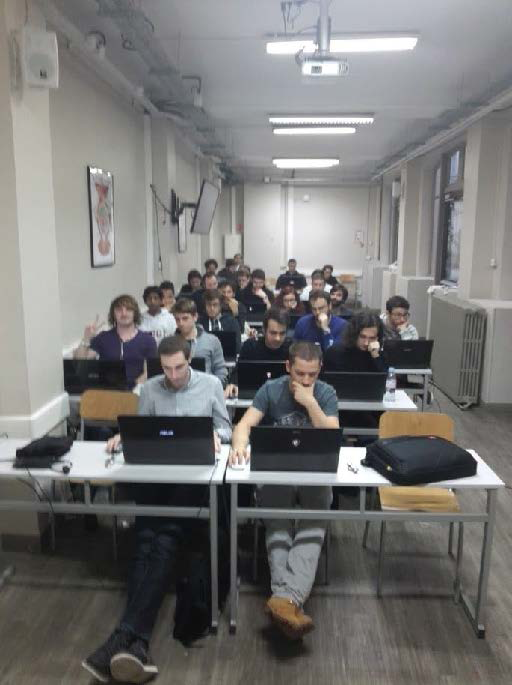
//> input picture ComputerVision-openCV/Disparity/resources/disparity-01-left.png, 512 x 685 px
$ ./Disparity   (built with g++ and OpenCV 4)
//> lines starting //> are read from the running program, lines starting //| are printed output that depends on the picture; after the words box and inside, x2 and y2 are one past the last pixel; in counts of white or black regions, pixels touching at a corner belong together
### ComputerVision-openCV/Disparity/ComputerVision.h
#pragma once
#include <opencv2/opencv.hpp>

class ComputerVision
{
public:
    ComputerVision();
    void findMatchings(cv::Mat* const iA, cv::Mat* const iB, std::vector<cv::Point2f>* pA, std::vector<cv::Point2f>* pB) const;
    void displayMatchings(cv::Mat* const iA, cv::Mat* const iB, std::vector<cv::Point2f>* pA, std::vector<cv::Point2f>* pB, bool compare) const;
    void rectify(cv::Mat* const iA, cv::Mat* const iB, std::vector<cv::Point2f>* const pA, std::vector<cv::Point2f>* const pB, cv::Mat* outA, cv::Mat* outB) const;

    cv::Scalar lineColor;
private:
    void drawlines(cv::Mat* image, std::vector<cv::Point2f>* const  pA, std::vector<cv::Point2f>* const  pB) const;
};

### ComputerVision-openCV/Disparity/ComputerVision.cpp
#include "ComputerVision.h"

using namespace cv;

ComputerVision::ComputerVision() : lineColor(255,0,0)
{
}

void ComputerVision::findMatchings(cv::Mat* iA, cv::Mat* iB, std::vector<cv::Point2f>* pA, std::vector<cv::Point2f>* pB) const
{
	std::vector<cv::Point2f> tempPA;
	std::vector<cv::Point2f> tempPB;
	cv::Mat imageLeft;
	cv::Mat imageRight;
	cv::cvtColor(*iA, imageLeft, cv::COLOR_BGR2GRAY);
	cv::cvtColor(*iB, imageRight, cv::COLOR_BGR2GRAY);
	cv::goodFeaturesToTrack(imageLeft, tempPA, 3000, 0.05, 25);
	std::vector<uchar> status;
	std::vector<float> err;
	cv::calcOpticalFlowPyrLK(imageLeft, imageRight, tempPA, tempPB,status, err);

	for (int i = 0; i < status.size(); ++i) {
		uchar currentStatus = status[i];
		if (currentStatus == 1) {
			pA->push_back(tempPA[i]);
			pB->push_back(tempPB[i]);
		}
	}

}

void ComputerVision::displayMatchings(cv::Mat* iA, cv::Mat* iB, std::vector<cv::Point2f>* pA, std::vector<cv::Point2f>* pB, bool compare) const
{
	cv::Mat result;
	if (compare) {//Mode de comparaison
		cv::hconcat(*iA, *iB, result);
		std::vector<cv::Point2f> temppB;
		int iAWidth = iA->cols;
		for (int i = 0; i < pB->size(); ++i) {
			temppB.push_back(cv::Point2f((*pB)[i].x + iAWidth, (*pB)[i].y));
		}
		drawlines(&result, pA, &temppB);//tracage des lignes
	}else {//Mode de supperposition sur l'image d'origine
		iA->copyTo(result);
		drawlines(&result, pA, pB);//tracage des lignes
	}

	std::string disparityLines = "Disparity lines";
	cv::namedWindow(disparityLines);
	cv::imshow(disparityLines, result);
}

void ComputerVision::rectify(cv::Mat* iA, cv::Mat* iB, std::vector<cv::Point2f>* pA, std::vector<cv::Point2f>* pB, cv::Mat* outA, cv::Mat* outB) const
{
	cv::Mat fundamentalMatrix = cv::findFundamentalMat(*pA, *pB);//calcul de la matrice fondamentale
	cv::Mat h1;
	cv::Mat h2;
	cv::stereoRectifyUncalibrated(*pA, *pB, fundamentalMatrix, iA->size(), h1, h2);//calcul des matrices de rectification
	cv::warpPerspective(*iA, *outA, h1, iA->size());
	cv::warpPerspective(*iB, *outB, h2, iB->size());
}

// [25 lines left out: function computeDisparity, not called in this run]

void ComputerVision::drawlines(cv::Mat* image, std::vector<cv::Point2f>* const pA, std::vector<cv::Point2f>* const pB) const
{
	for (int i = 0; i < pA->size(); ++i) {
		cv::line(*image, (*pA)[i], (*pB)[i], lineColor, 1);
	}
}

### ComputerVision-openCV/Disparity/Disparity.cpp
// Disparity.cpp : This file contains the 'main' function. Program execution begins and ends there.
//
#include <opencv2/opencv.hpp>
#include "ComputerVision.h"

#include <iostream>
#include <string>

using namespace cv;
using namespace std;

int main(int argc, char** argv)
{
	ComputerVision CVengine;


	// Chargement des images
	Mat lImage = imread("./resources/disparity-01-left.png", 1);
//> lImage is the input picture: 685 rows x 512 cols, CV_8UC3; mean B, G, R 116.3, 117.5, 118.3
	Mat rImage = imread("./resources/disparity-01-right.png", 1);
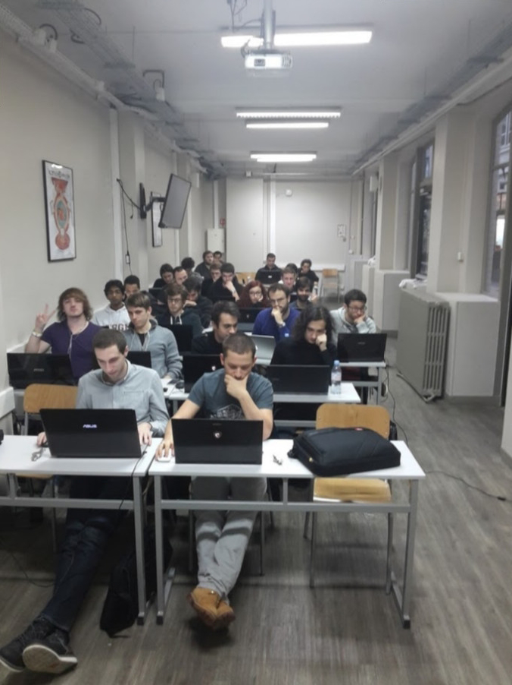
//> input picture ComputerVision-openCV/Disparity/resources/disparity-01-right.png, 512 x 685 px
//> rImage is the input picture: 685 rows x 512 cols, CV_8UC3; mean B, G, R 113.3, 114.3, 115.1

	if (lImage.empty() || rImage.empty()) // On test si nos deux images ont bien été trouvées et lue correctement
	{
		cout << "Could not open or find the image" << endl;
		system("pause");
		return -1;
	}

	//on cherche les points en commun
	std::vector<cv::Point2f> pointsInLeftImage;
	std::vector<cv::Point2f> pointsInRightImage;
	CVengine.findMatchings(&lImage, &rImage, &pointsInLeftImage, &pointsInRightImage);
//> in findMatchings, `cv::cvtColor(*iA, imageLeft, cv::COLOR_BGR2GRAY);`:
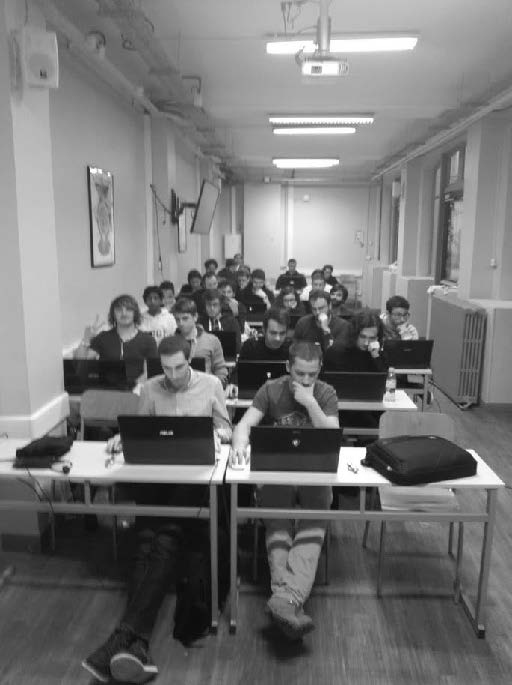
//> imageLeft: 685 rows x 512 cols, CV_8UC1; min 7, max 255, mean 117.6
//> in findMatchings, `cv::cvtColor(*iB, imageRight, cv::COLOR_BGR2GRAY);`:
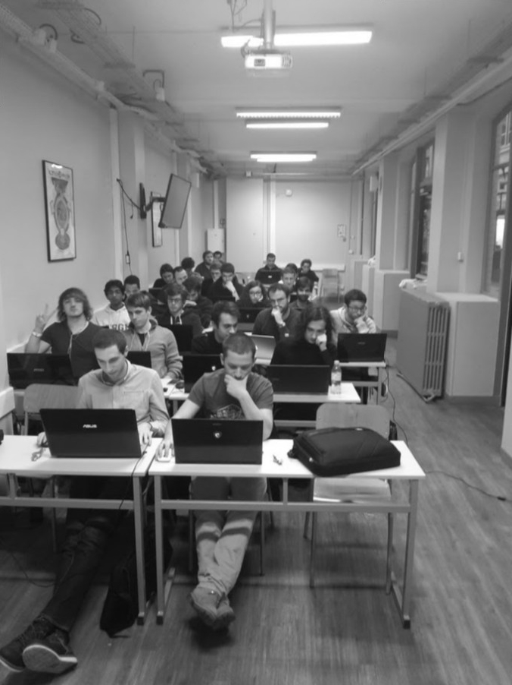
//> imageRight: 685 rows x 512 cols, CV_8UC1; min 11, max 255, mean 114.4
//> in findMatchings, `cv::goodFeaturesToTrack(imageLeft, tempPA, 3000, 0.05, 25);`: tempPA = 103 Points (x, y), first 12: [210, 330], [269, 373], [365, 448], [331, 287], [338, 427], [242, 341], [221, 443], [388, 466], [224, 390], [250, 309], [382, 349], [91, 168]
//> in findMatchings, `cv::calcOpticalFlowPyrLK(imageLeft, imageRight, tempPA, tempPB,status,..`: tempPB = 103 Points (x, y), first 12: [163.1, 323.4], [260.9, 375.8], [409.7, 442], [273, 276.8], [391.5, 419.6], [274.7, 318.3], [269.6, 436.2], [392.2, 469.4], [250.7, 399.1], [206.8, 304], [329.4, 342.3], [46.58, 163.4]; status = 103 values, max 1 at index 0, min 0 at index 20, mean 0.922; err = 103 values, max 105 at index 25, min 0 at index 20, mean 22.98
//> the loop in findMatchings, `for (int i = 0; i < status.size(); ++i)` made 103 passes
//> currentStatus on passes 1 to 12: 1, 1, 1, 1, 1, 1, 1, 1, 1, 1, 1, 1
//> pointsInLeftImage = 95 Points (x, y), first 12: [210, 330], [269, 373], [365, 448], [331, 287], [338, 427], [242, 341], [221, 443], [388, 466], [224, 390], [250, 309], [382, 349], [91, 168]; pointsInRightImage = 95 Points (x, y), first 12: [163.1, 323.4], [260.9, 375.8], [409.7, 442], [273, 276.8], [391.5, 419.6], [274.7, 318.3], [269.6, 436.2], [392.2, 469.4], [250.7, 399.1], [206.8, 304], [329.4, 342.3], [46.58, 163.4]

	//on affiche ces points
	CVengine.displayMatchings(&lImage, &rImage, &pointsInLeftImage, &pointsInRightImage,true);
//> in displayMatchings, `cv::hconcat(*iA, *iB, result);`:
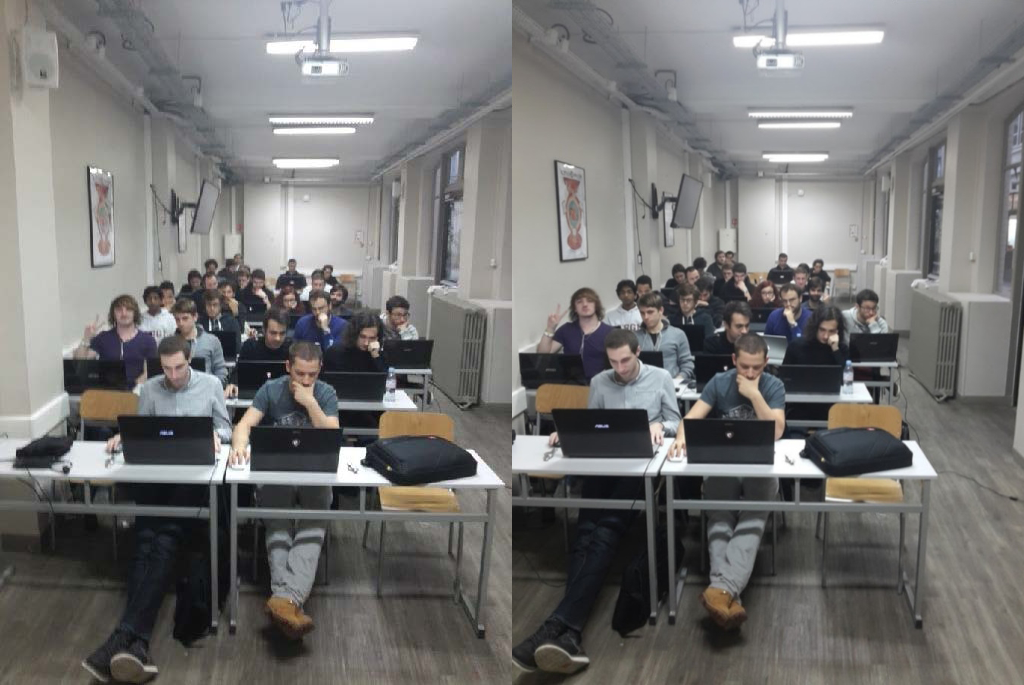
//> result: 685 rows x 1024 cols, CV_8UC3; mean B, G, R 114.8, 115.9, 116.7
//> the loop in displayMatchings, `for (int i = 0; i < pB->size(); ++i)` made 95 passes
//> after the loop in displayMatchings, `for (int i = 0; i < pB->size(); ++i)`: temppB = 95 Points (x, y), first 12: [675, 323.4], [773, 375.8], [921.7, 442], [785, 276.8], [903.5, 419.6], [786.7, 318.3], [781.6, 436.2], [904.2, 469.4], [762.7, 399.1], [718.8, 304], [841.4, 342.3], [558.6, 163.4]
//> the loop in drawlines, `for (int i = 0; i < pA->size(); ++i)` made 95 passes
//> after the loop in drawlines, `for (int i = 0; i < pA->size(); ++i)`:
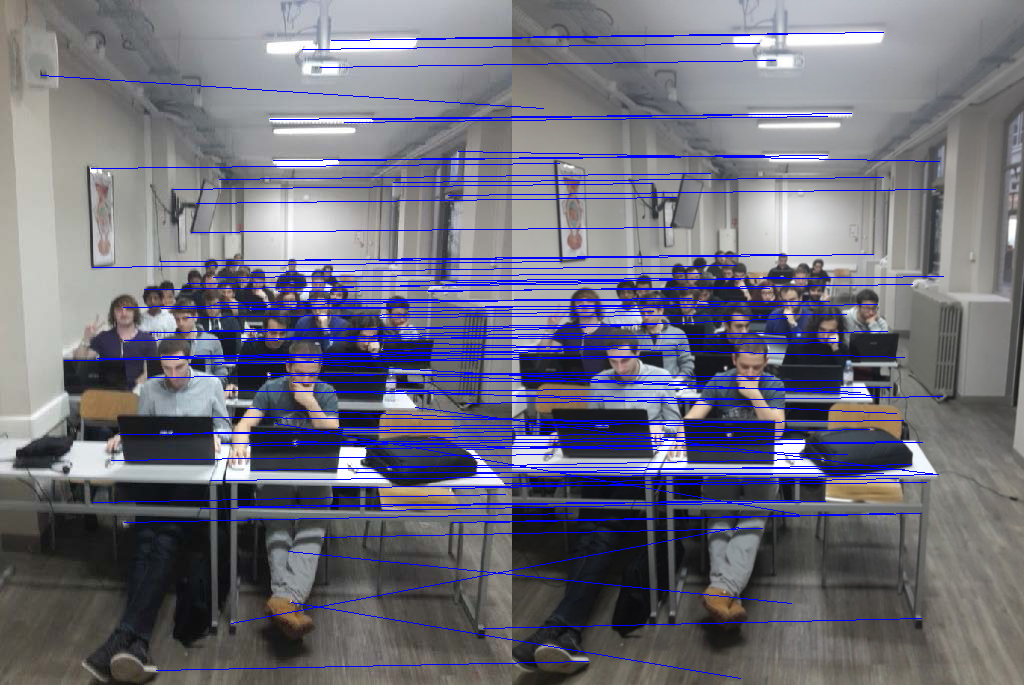
//> image: 685 rows x 1024 cols, CV_8UC3; 6.22% of pixels changed, all inside (x1, y1, x2, y2) = (41, 32, 944, 679)

	//A l'aide de ces points on corrige la perspective de ces images
	Mat rectifiedA;
	Mat rectifiedB;
	CVengine.rectify(&lImage, &rImage, &pointsInLeftImage, &pointsInRightImage, &rectifiedA, &rectifiedB);
//> in rectify, `cv::Mat fundamentalMatrix = cv::findFundamentalMat(*pA, *pB);`: fundamentalMatrix = [[1.17e-07, -3.22e-05, 0.0127], [3.13e-05, -3.5e-07, 0.121], [-0.0118, -0.121, 1]]
//> in rectify, `cv::stereoRectifyUncalibrated(*pA, *pB, fundamentalMatrix, iA->size(),..`: h1 = [[-0.132, 0.00249, 6.2], [-0.0111, -0.122, 3.97], [-2.95e-05, 6.89e-07, -0.114]]; h2 = [[1.06, -0.0126, -11.93], [0.0967, 0.999, -24.39], [0.000248, -2.95e-06, 0.937]]
//> in rectify, `cv::warpPerspective(*iA, *outA, h1, iA->size());`:
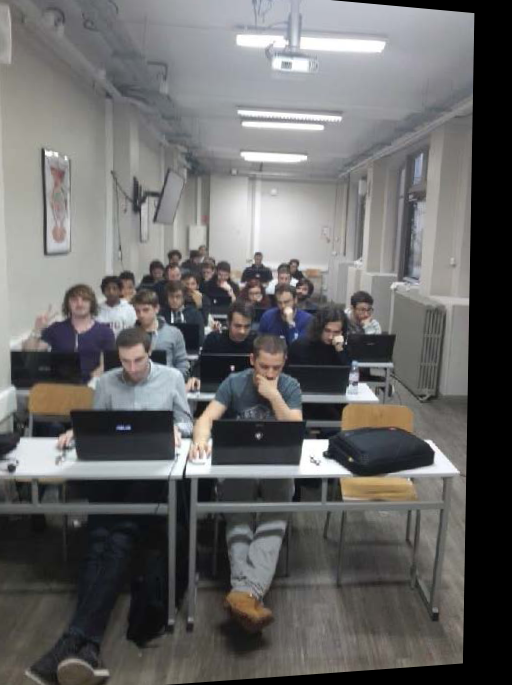
//> outA: 685 rows x 512 cols, CV_8UC3; mean B, G, R 102.8, 103.3, 103.9
//> in rectify, `cv::warpPerspective(*iB, *outB, h2, iB->size());`:
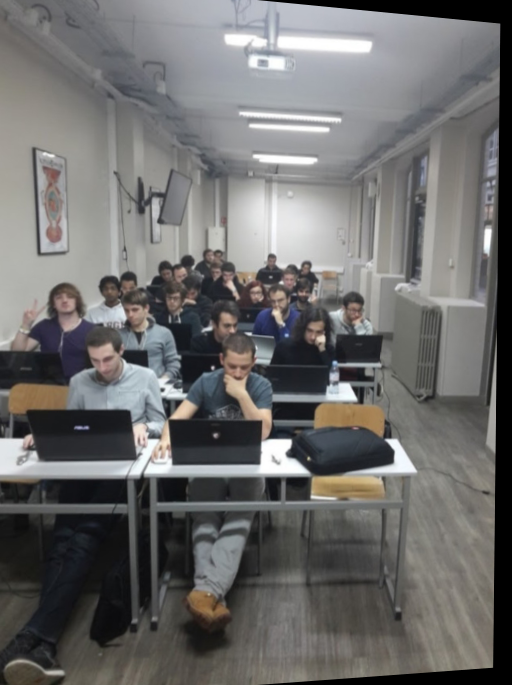
//> outB: 685 rows x 512 cols, CV_8UC3; mean B, G, R 107.6, 108.4, 109.2

	//Calcul de la disparité
	Mat disparity;
//> (the run ends here: the program needs code that is not available in this run, at `CVengine.computeDisparity(&rectifiedA, &rectifiedB, &disparity);`)
